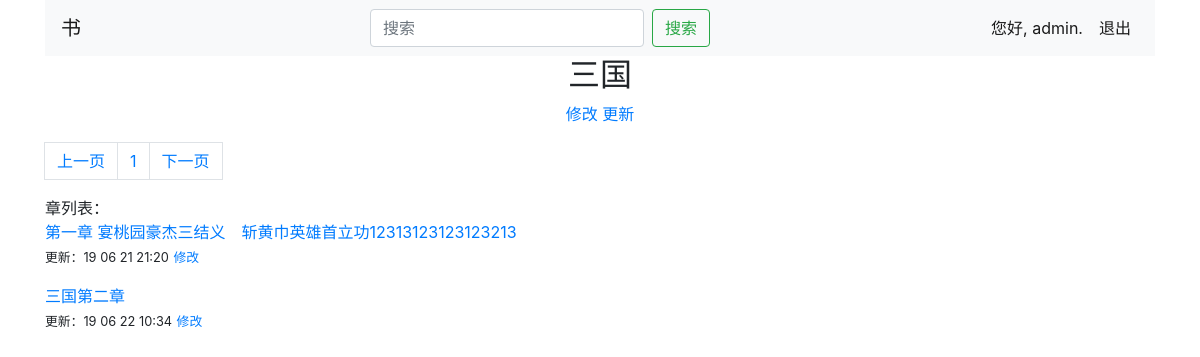
Screenshot of /article/2/ (signed in) with the database file from the repository.
### learning_logs/models.py (models this page shows)
class Article(models.Model):
	art_name=models.CharField('标题',max_length=200)
	art_add_date=models.DateTimeField(auto_now_add=True)
	art_author=models.CharField('作者',max_length=10,default="")
	user_owner=models.ForeignKey(User,on_delete=models.CASCADE)
	art_type=models.CharField('类型',max_length=200)
	art_status=models.CharField('状态',max_length=200,default="")
	art_introduction=models.CharField('简介',max_length=200,default="")
	art_name_used=models.CharField('曾用名',max_length=200,default="")
	def __str__(self):
		if len(self.art_name)>=20:
			art_name_limit=self.art_name[:20]+'...'
		else:
			art_name_limit=self.art_name
		return art_name_limit

class ArtContent(models.Model):
	chapter_name=models.CharField('章名',max_length=200)
	chapter_content=HTMLField('文章内容')
	article=models.ForeignKey(Article,verbose_name="文章",on_delete=models.CASCADE,null=True)
	chapter_add_date=models.DateTimeField(auto_now_add=True)
	class Meta:
		ordering=['chapter_add_date']

### learning_logs/views.py (the view)
# urls.py: re_path(r'^article/(?P<article_id>\d+)/$', views.article,name='article'),
def article(request,article_id):
	article=Article.objects.get(id=article_id)
	artcontents=article.artcontent_set.all()
	paginator=Paginator(artcontents,10)
	current_page=int(request.GET.get('page',1))
	if paginator.num_pages >7 :
		if current_page-3 < 1:
			page_ran=range(1,8)
		elif current_page +3 >paginator.num_pages:
			page_ran=range(paginator.num_pages-6,paginator.num_pages+1)
		else:
			page_ran=range(current_page-3,current_page+4)
		page_range=page_ran
	else:
		page_range=paginator.page_range
	current_page_content=paginator.page(current_page)
	context = {'article':article,'current_page_content':current_page_content,'page_range':page_range}
	return render(request,'learning_logs/article.html',context)

### learning_logs/templates/learning_logs/article.html (shortened to what this page needs)
{% extends 'learning_logs/base.html' %}
{% block header %}
<div class="container">
<div class="page-header">
<h2 class="text-center">{{ article }}</h2>
<p class="text-center">
	{% if article.user_owner == request.user %}
	<a href="{% url 'learning_logs:edit_art_content' article.id %}">修改</a>
    <a href="{% url 'learning_logs:new_chapter' article.id%}">更新</a>
	{% endif %}
</p>
</div>
</div>
{% endblock header %}
{% block content %}
<div class="container">
        <div class="panel panel-default">
        <nav aria-label="Page navigation example">
            <ul class="pagination">
                {% if current_page_content.has_previous %}
                <li class="page-item"><a class="page-link" href="?current_page_content.previous_page_number" aria-label="Previous"><span aria-hidden="true">上一页</span></a></li>
                {% else %}
                <li class="disabled"><a class="page-link" href="" aria-label="Next"><span aria-hidden="true">上一页</span></a></li>
                {% endif %}
                {% for page in page_range %}
                <li class="page-item"><a class="page-link" href="?page={{page}}">{{page}}</a></li>
                {% endfor %}
                {% if current_page_content.has_next%}
                <li><a class="page-link" href="?page={{current_page_content.next_page_number}}" aria-label="Next"><span aria-hidden="true">下一页</span></a></li>
                {% else %}
                <li class="disabled"><a class="page-link"  href="" aria-label="Next"><span aria-hidden="true">下一页</span></a></li>
                {% endif %}
            </ul>
        </nav>
            <div>
            章列表：
            </div>
            {% for i in current_page_content %}
                <div class="over_window" >
                    <a href="{% url 'learning_logs:look_chapter' i.id %}">{{i.chapter_name}}</a>
                    <p>
                    <small> 更新：{{i.chapter_add_date|date:'y m d H:i'}}</small>
                    {% if article.user_owner == request.user %}
                        <small><a href="{% url 'learning_logs:edit_chapter' article.id i.id%}">修改</a></small>
                    {% endif %}
                    </p>
                </div>
            {% endfor %}
        </div>
</div>
{% endblock content %}

### learning_logs/templates/header.html (shortened to what this page needs)
<div class="container">
  <nav class="navbar navbar-expand-lg navbar-light bg-light ">
    <a class="navbar-brand" href="{% url 'learning_logs:index' %}">书</a>
    <div class="collapse navbar-collapse" id="navbarSupportedContent">
      <ul class="navbar-nav mr-auto">
        <form class="form-inline mr-auto my-2 my-lg-0" method="get" action="{% url 'learning_logs:search' %}">
          <input class="form-control mr-sm-2" type="search" placeholder="搜索" aria-label="Search" name="search_name" required>
          <button class="btn btn-outline-success my-2 my-sm-0" type="submit">搜索</button>
        </form>
      </ul>
      <ul class="navbar-nav mr-right">
        {% if user.is_authenticated %}
          <li class="nav-item">
            <a class="nav-link active" >您好, {{ user.username }}.</a>
          </li>
          <li class="nav-item">
            <a class="nav-link active" href="{% url 'users:logout' %}">退出</a>
          </li>
        {% endif %}
      </ul>
    </div>
  </nav>
</div>

### learning_logs/templates/learning_logs/article.html (style rules this page uses)
.over_window { white-space :nowrap; width: 99%; text-overflow: ellipsis; overflow: hidden; }

### rows the page displays
Article: art_name "三国"
ArtContent: chapter_name "第一章 宴桃园豪杰三结义 斩黄巾英雄首立功12313123123123213", chapter_add_date "19 06 21 21:20"
ArtContent: chapter_name "三国第二章", chapter_add_date "19 06 22 10:34"

### other values shown
{{ user.username }} "admin"
{{ page }} "1"
